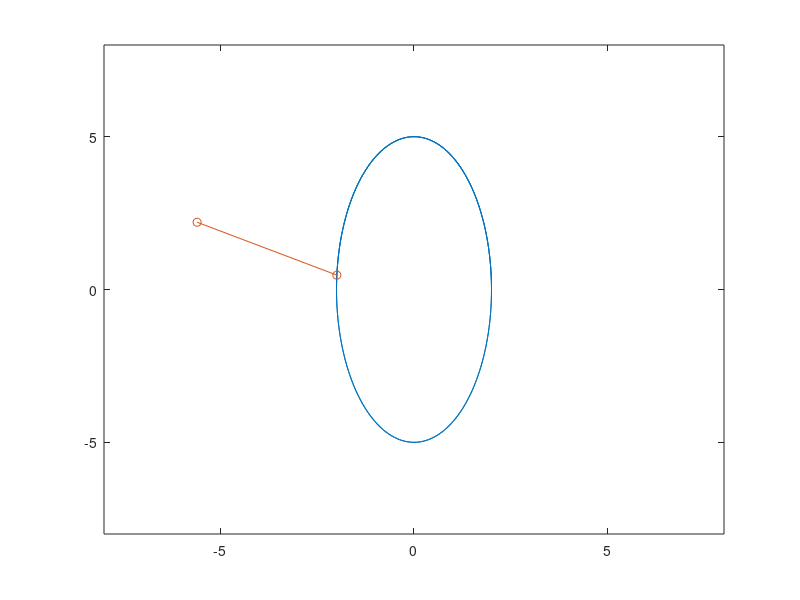
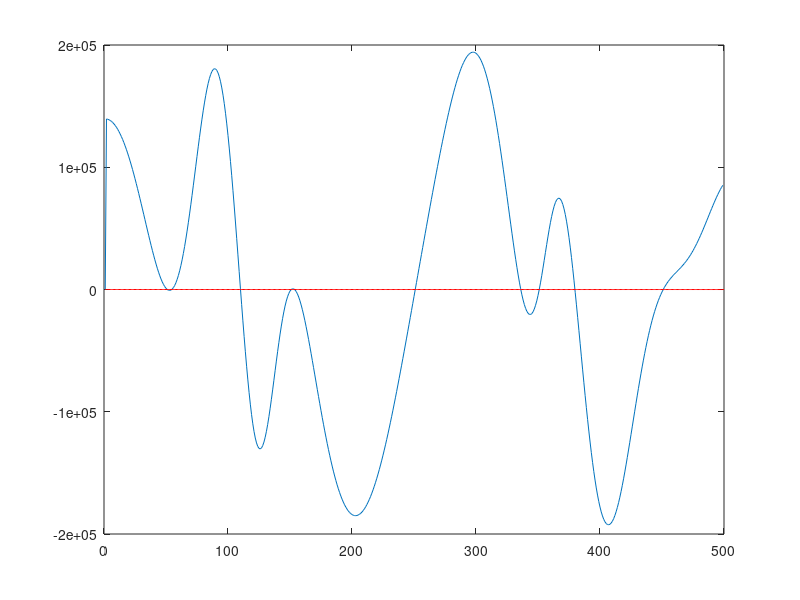

MATLAB code to generate these figures, in order:
clear all
close all
clc

theta=zeros(1,2)+pi/4;
g=-10; L=4; Ts=1/100;
N=500;
t=(0:N-1)*Ts;
fx=0.5; x=2*cos(t*2*pi*fx); y=5*sin(t*2*pi*fx); %x=zeros(1,N);
figure('Position',[200 200 400 400])
x=[x];
y=[y];
for i=2:N-1
   alphax(i)= -(x(i+1)-2*x(i)+x(i-1))/Ts^2;
   alphay(i)= -(y(i+1)-2*y(i)+y(i-1))/Ts^2+g;
   ac=[alphax(i),alphay(i),0];
   r=[cos(theta(i)),-sin(theta(i)),0];
   theta(i+1)=2*theta(i)-theta(i-1)-cross(r,ac)*[0,0,1]'/L*Ts^2; 
   
   pause(0.01)
   plot(x,y); hold on;
   plot(x(i-1)+[0 L*cos(theta(i))],y(i-1)+[0 -L*sin(theta(i))], '-o'); hold off;
   axis(2*L*[-1 1 -1 1])
    
end

figure
plot(sin(theta(1:end-1)).*alphax/Ts^2)
hold
plot(theta,'r')